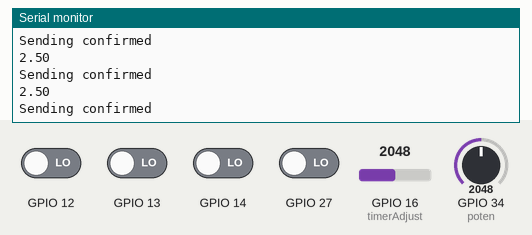
Recording of a sketch running on a simulated ESP32. On the bench: the last lines printed to the serial monitor. The test bench sets the inputs (shaded band); at power-on: GPIO 12–14, GPIO 27 LOW, GPIO 34 (poten) = 2048, GPIO 16 (timerAdjust) = 2048.

Above: at 1.2 s.
1.3 s: GPIO 34 (poten) set to 2866
At 2.72 s:
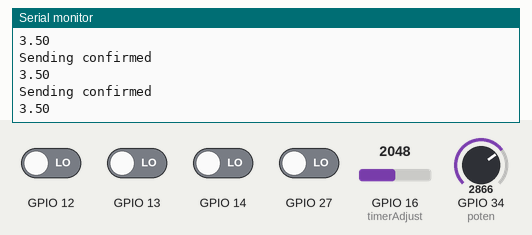
2.8 s: GPIO 34 (poten) set to 3603
At 2.83 s:
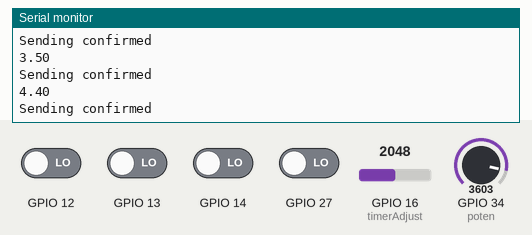
Timing chart, 0 to 5.8 s (numbered marks = the images above; inputs shaded):
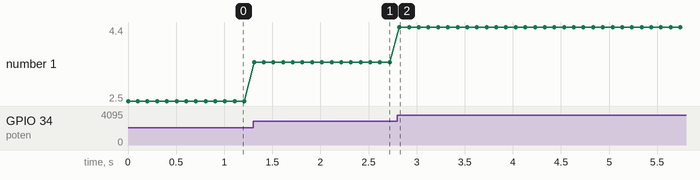

The sketch:

Transmitter.ino
```cpp
#include <esp_now.h>
#include <WiFi.h>
uint8_t broadcastAddress[] = {0xA0,0xB7,0x65,0x64,0x36,0x48};
esp_now_peer_info_t peerInfo; //peer info
void OnDataSent(const uint8_t *mac_addr, esp_now_send_status_t status) {
  Serial.print("\r\nLast Packet Send Status:\t");
  Serial.println(status == ESP_NOW_SEND_SUCCESS ? "Delivery Success" : "Delivery Fail");
}
int ButtonState[4];
int Button[4];
int poten = 34;
int timerAdjust = 16;
float v1=0,v2=0;
void setup() {
Serial.begin(115200);
//naming all the Buttons
Button[0] = 13;
Button[1] = 14;
Button[2] = 12;
Button[3] = 27;
//ESP NOW setup
  //setitng esp as wifi station
  WiFi.mode(WIFI_STA);
  if (esp_now_init() != ESP_OK){
    return;
  }
  //register peer
  memcpy(peerInfo.peer_addr,broadcastAddress,6);
  peerInfo.channel = 0;
  peerInfo.encrypt = false;
  //adding peer
  if(esp_now_add_peer(&peerInfo) != ESP_OK){
    Serial.println("Failed to add peer");
    return;
  }
//setting up all the Buttons mode
  pinMode(Button[0],INPUT);
  pinMode(Button[1],INPUT);
  pinMode(Button[2],INPUT);
  pinMode(Button[3],INPUT);
  pinMode(poten,INPUT);
  pinMode(timerAdjust,INPUT);

}

void loop() {
  //setting up all the ButtonState
  ButtonState[0] = digitalRead(Button[0]);
  ButtonState[1] = digitalRead(Button[1]);
  ButtonState[2] = digitalRead(Button[2]);
  ButtonState[3] = digitalRead(Button[3]);
//setting PWM potentiometer
  v1 = (5./4095.)*analogRead(poten);
//setting timer potentiometer
  v2 = (100./4095.)*analogRead(timerAdjust);

  float Data[6] = {ButtonState[0],ButtonState[1],ButtonState[2],ButtonState[3],v1,v2};
  //sending data
  esp_err_t result = esp_now_send(broadcastAddress,(uint8_t*)&Data,sizeof(Data));
    if (result == ESP_OK) {
    Serial.println(v1);
    Serial.println("Sending confirmed");
  }
  else {
    Serial.println("Sending error");
  }
  delay(100);
}
```

Measured:
- after the input at 1.3 s, the serial monitor: prints a new line at once (image 1)
- after the input at 2.8 s, the serial monitor: prints a new line at once (image 2)
- plotted number 1: 2.5 → 3.5 after the input at 1.3 s, 3.5 → 4.4 after the input at 2.8 s
